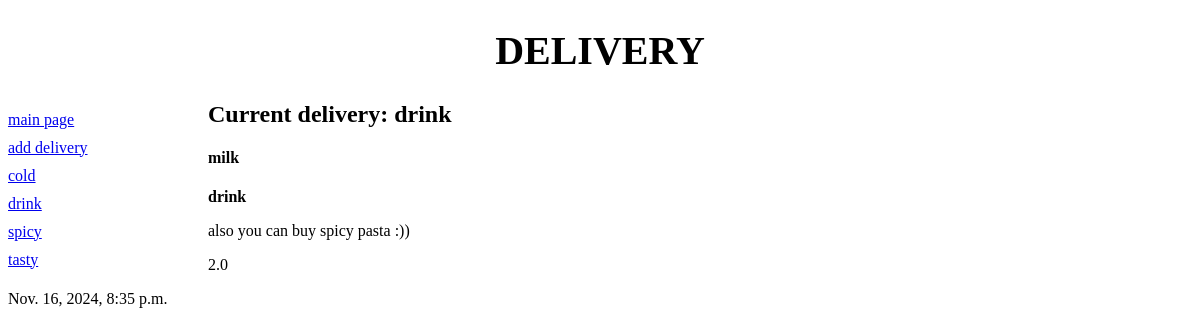
The app's page /delivery/delivery/4/, older data.
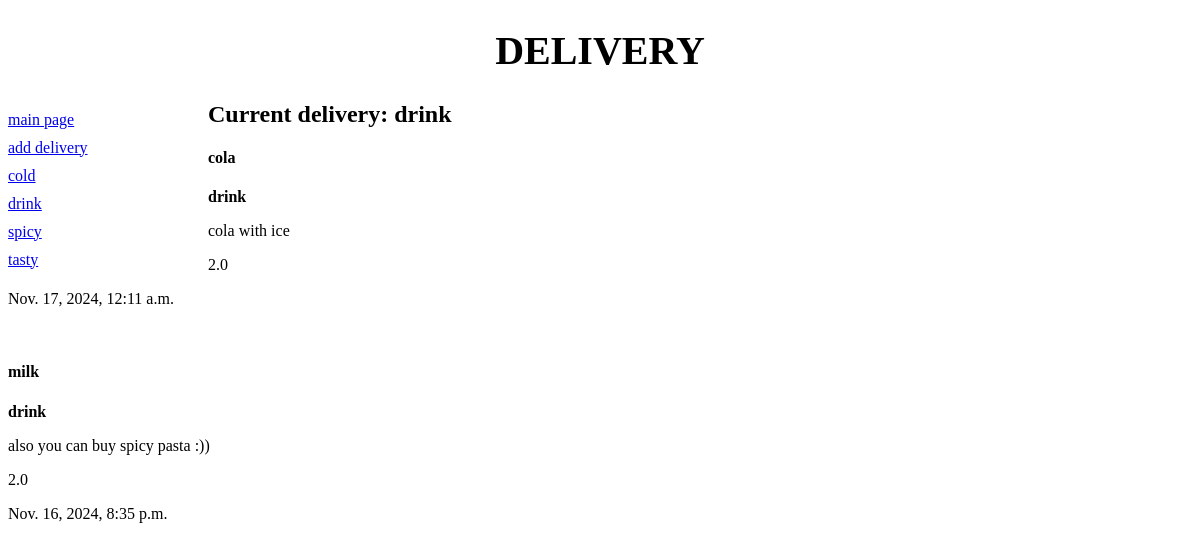
The same page, newer data.
### delivery/models.py (models this page shows)
class Category(models.Model):
    name = models.CharField(max_length=15,db_index=True,verbose_name='category name')
    def __str__(self) -> str:
        return self.name
    class Meta:
        verbose_name_plural = 'categories'
        verbose_name = 'category'
        ordering = ['name']

class DeliveryModel(models.Model):
    title = models.CharField(max_length=20,verbose_name='title')
    description = models.TextField(verbose_name='description')
    price = models.FloatField(verbose_name='price')
    category = models.ForeignKey('Category',null=True,on_delete=models.PROTECT,verbose_name='category')
    datetime = models.DateTimeField(auto_now_add=True,db_index=True,verbose_name='date time')
    class Meta:
        verbose_name_plural = 'deliviries'
        verbose_name = 'delivery'
        ordering = ['-datetime']

### delivery/views.py (the view)
# urls.py: path('delivery/<int:del_id>/',views.delivery, name = 'delivery')
def delivery(request, del_id):
    categories = Category.objects.all()
    deliveries = DeliveryModel.objects.filter(category=del_id)
    cur_del = Category.objects.get(pk = del_id)
    if settings.SITE_TITLE == '' or settings.SITE_TITLE == None:
        site_title = 'delivery'
    else:
        site_title = settings.SITE_TITLE
    return render(request, 'delivery/delivery.html', {'cur_del' : cur_del,'deliveries' : deliveries ,'categories' : categories, 'site_title' : site_title})

### delivery/templates/delivery/delivery.html (shortened to what this page needs)
{% extends 'basic/basic.html' %}
{% block content %}
<h2>Current delivery: {{cur_del}}</h2>
{% for delivery in deliveries %}
<div>
<h4>{{ delivery.title }}</h4>
<p><b>{{ delivery.category }}</b></p>
<p>{{ delivery.description }}</p>
<p>{{ delivery.price }}</p>
<p>{{ delivery.datetime }}</p>
<br>
</div>
{% endfor %}
{% endblock %}

### delivery/templates/basic/basic.html (shortened to what this page needs)
{% load static %}
<!DOCTYPE html>
<html lang="en">
<head>
    <link rel="stylesheet" type="text/css" href="{% static 'delivery/style.css' %}">
</head>
<body>
<header>
    <h1>delivery</h1>
</header>
<nav>
    <div>
        <a href="{% url 'main' %}">main page</a>
        <a href="{% url 'add' %}">add delivery</a>
        {% for category in categories %}
        <a href="{% url 'delivery' category.pk %}">{{ category.name }}</a>
        {% endfor %}
    </div>
</nav>
{% block content%}
{% endblock %}
</body>
</html>

Row changes from the older to the newer data that the page shows:
added DeliveryModel: title "cola", category "drink", description "cola with ice", price "2.0", datetime "Nov. 17, 2024, 12:11 a.m."
